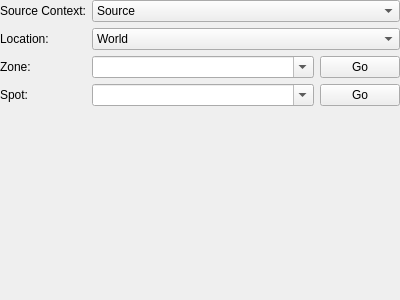
<?xml version="1.0" encoding="UTF-8"?>
<ui version="4.0">
 <class>ActionSetHomepoint</class>
 <widget class="QWidget" name="ActionSetHomepoint">
  <property name="geometry">
   <rect>
    <x>0</x>
    <y>0</y>
    <width>400</width>
    <height>300</height>
   </rect>
  </property>
  <layout class="QVBoxLayout" name="verticalLayout">
   <property name="margin">
    <number>0</number>
   </property>
   <item>
    <layout class="QFormLayout" name="formLayout">
     <item row="0" column="0">
      <widget class="QLabel" name="label_2">
       <property name="text">
        <string>Source Context:</string>
       </property>
      </widget>
     </item>
     <item row="0" column="1">
      <widget class="QComboBox" name="sourceContext">
       <item>
        <property name="text">
         <string>Source</string>
        </property>
       </item>
       <item>
        <property name="text">
         <string>Party</string>
        </property>
       </item>
       <item>
        <property name="text">
         <string>All</string>
        </property>
       </item>
      </widget>
     </item>
     <item row="1" column="0">
      <widget class="QLabel" name="label_3">
       <property name="text">
        <string>Location:</string>
       </property>
      </widget>
     </item>
     <item row="1" column="1">
      <widget class="QComboBox" name="location">
       <item>
        <property name="text">
         <string>World</string>
        </property>
       </item>
       <item>
        <property name="text">
         <string>Channel</string>
        </property>
       </item>
       <item>
        <property name="text">
         <string>Instance</string>
        </property>
       </item>
       <item>
        <property name="text">
         <string>Zone</string>
        </property>
       </item>
      </widget>
     </item>
     <item row="2" column="0">
      <widget class="QLabel" name="label_5">
       <property name="text">
        <string>Zone:</string>
       </property>
      </widget>
     </item>
     <item row="2" column="1">
      <layout class="QHBoxLayout" name="horizontalLayout_3">
       <item>
        <widget class="QComboBox" name="zone">
         <property name="sizePolicy">
          <sizepolicy hsizetype="Expanding" vsizetype="Fixed">
           <horstretch>0</horstretch>
           <verstretch>0</verstretch>
          </sizepolicy>
         </property>
         <property name="editable">
          <bool>true</bool>
         </property>
        </widget>
       </item>
       <item>
        <widget class="QPushButton" name="zoneGo">
         <property name="text">
          <string>Go</string>
         </property>
        </widget>
       </item>
      </layout>
     </item>
     <item row="3" column="1">
      <layout class="QHBoxLayout" name="horizontalLayout_4">
       <item>
        <widget class="QComboBox" name="spot">
         <property name="sizePolicy">
          <sizepolicy hsizetype="Expanding" vsizetype="Fixed">
           <horstretch>0</horstretch>
           <verstretch>0</verstretch>
          </sizepolicy>
         </property>
         <property name="editable">
          <bool>true</bool>
         </property>
        </widget>
       </item>
       <item>
        <widget class="QPushButton" name="spotGo">
         <property name="text">
          <string>Go</string>
         </property>
        </widget>
       </item>
      </layout>
     </item>
     <item row="3" column="0">
      <widget class="QLabel" name="label">
       <property name="text">
        <string>Spot:</string>
       </property>
      </widget>
     </item>
    </layout>
   </item>
  </layout>
 </widget>
 <resources/>
 <connections/>
</ui>
